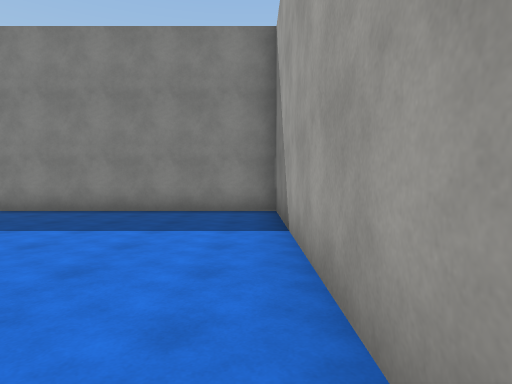
view 1 (above)

16 first-person views from a walk through a Unity game level. The camera is 1.4 m above the floor, tilts 2° down and sees 75° across. The floor is counted in squares, 2 m on a side. Each view is taken from the middle of a square. On the plan, view 1 faces up. The plan holds only what a view shows up to about 10 squares ahead; the rest is blank. The place goes on beyond the plan. The player character is not drawn. Surface patterns are stand-ins for the level's own textures.

view 2
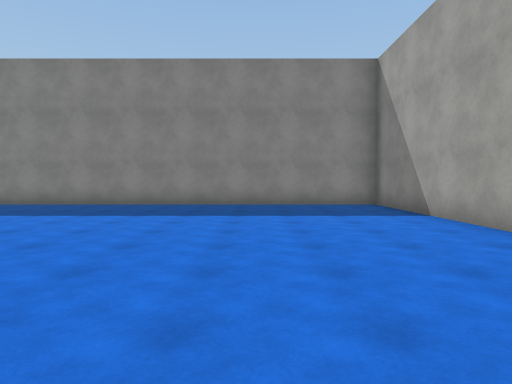

view 3
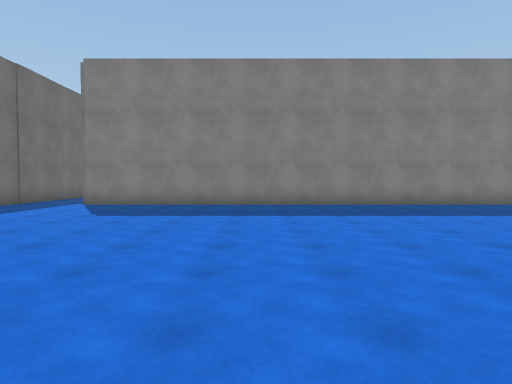

view 4
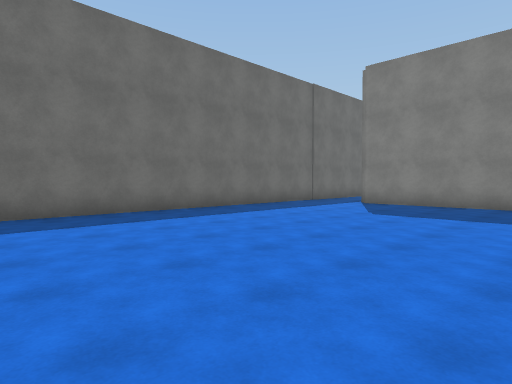

view 5
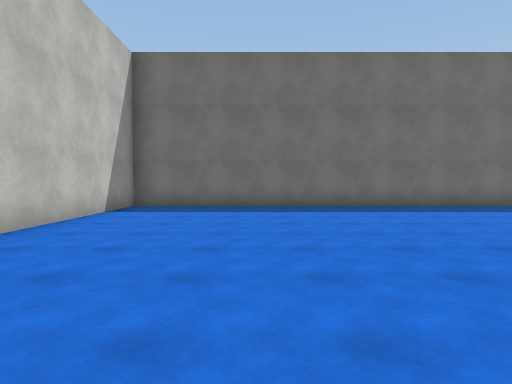

view 6
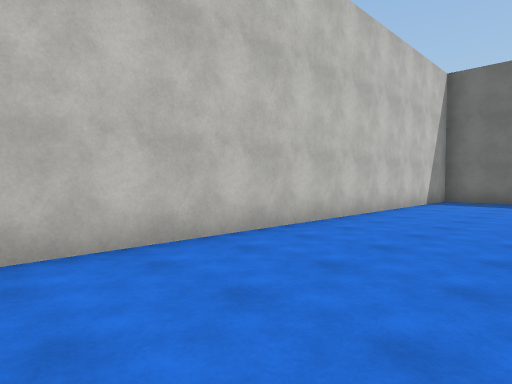

view 7
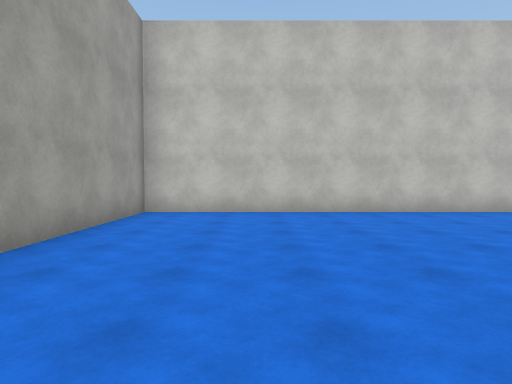

view 8
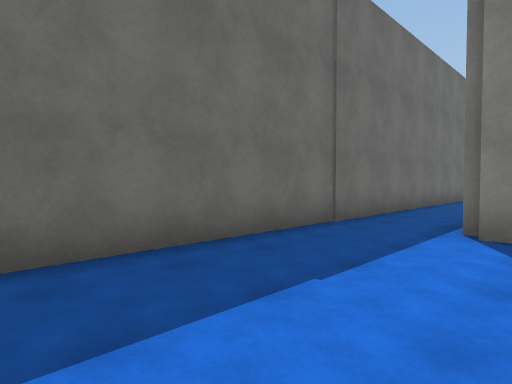

view 9
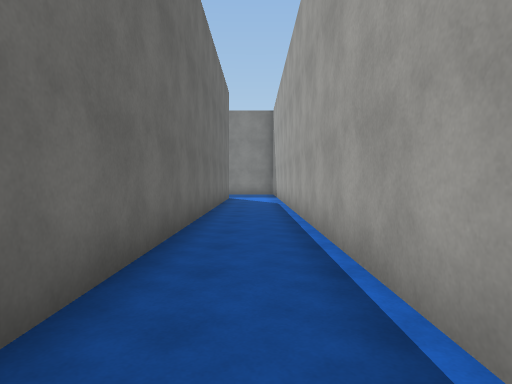

view 10
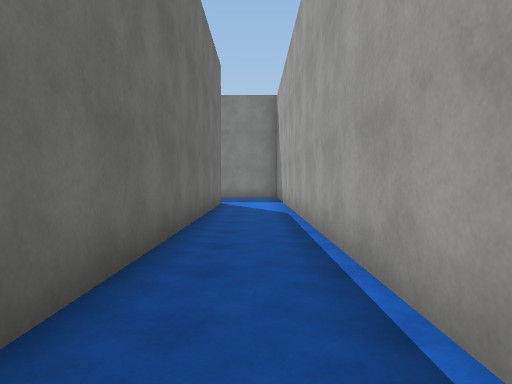

view 11
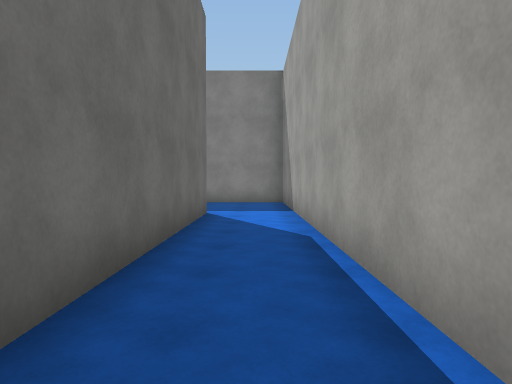

view 12
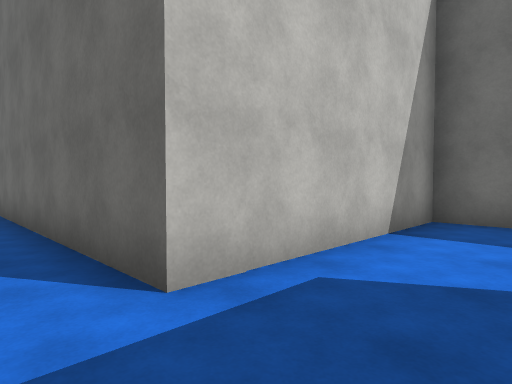

view 13
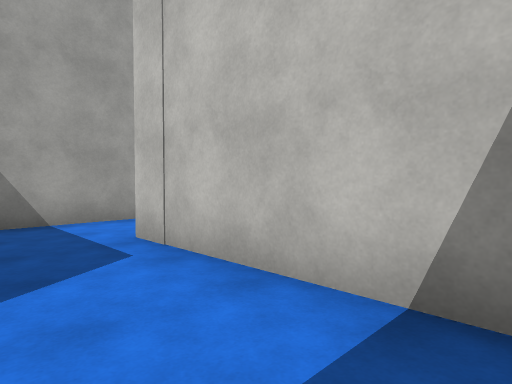

view 14
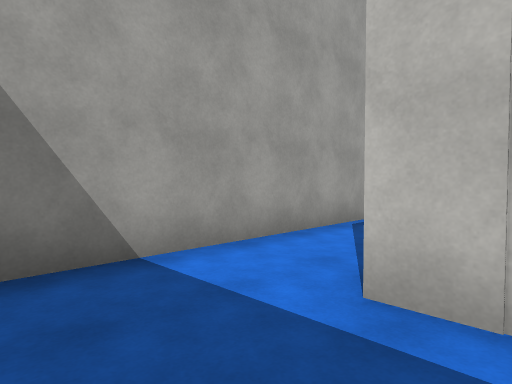

view 15
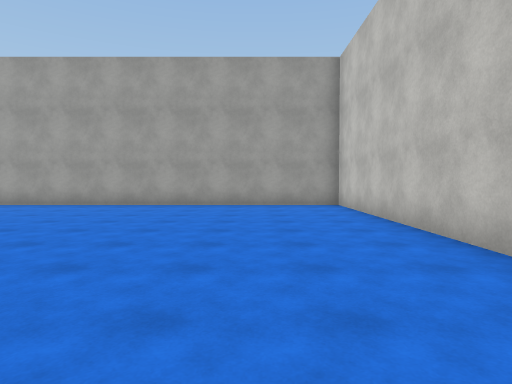

view 16
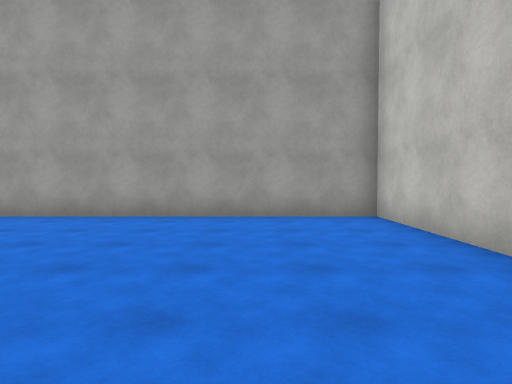

### Floor plan
Points are (right, up) in squares from view 1. A wall is a line through its corners. A room is listed if a view was taken in it or the views show most of it. See-through windows are left out.
Room 1 (views 1, 2, 3, 4, 5, 6, 7, 8, 9, 10, 11, 15, 16)
walls: (-14.1, 11) (-14.1, 23.5); (-16.1, 23.2) (-16.1, -5.3) (0.5, -5.3) (0.5, 7.6) (-14, 7.6)
ways out: opening at (-15, 23) to room 2
Room 2 (views 12, 13, 14)
walls: (-21.1, 24.2) (-21.1, 23.2) (-16.1, 23.2); (-14.1, 23.5) (-14.1, 25.5)
ways out: opening at (-15, 23) to room 1

Where each view was taken, in squares from view 1:
view 1: 0 up, 0 right, facing up
view 2: 2 down, 3 left, facing up
view 3: 2 down, 9 left, facing up
view 4: 2 down, 9 left, facing up-left
view 5: 2 down, 7 left, facing left
view 6: 2 down, 4 left, facing down-left
view 7: 2 up, 2 left, facing down
view 8: 3 up, 13 left, facing up-left
view 9: 10 up, 15 left, facing up
view 10: 13 up, 15 left, facing up
view 11: 16 up, 15 left, facing up
view 12: 25 up, 15 left, facing down-left
view 13: 25 up, 20 left, facing down-right
view 14: 25 up, 17 left, facing down-right
view 15: 3 down, 9 left, facing right
view 16: 3 down, 6 left, facing right
